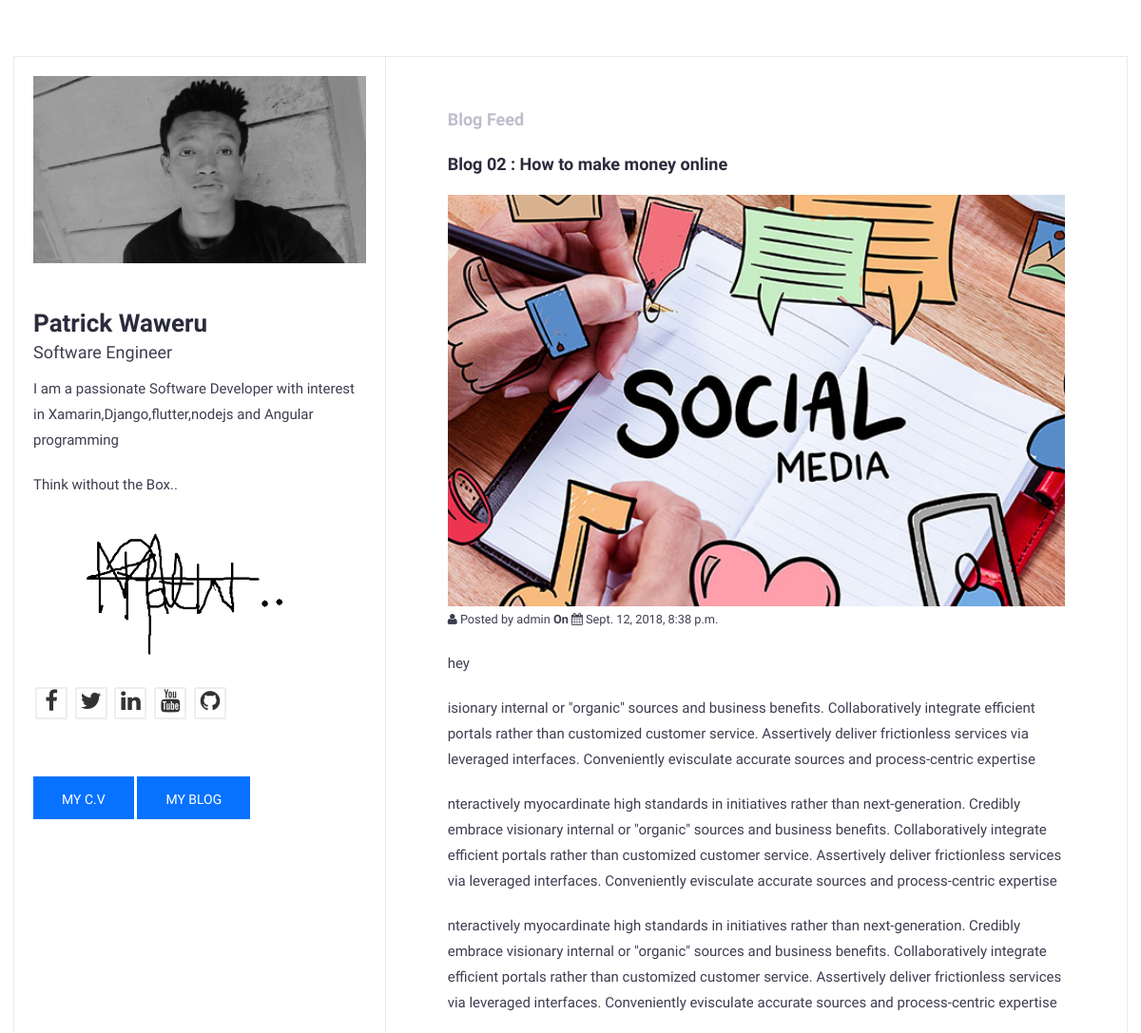
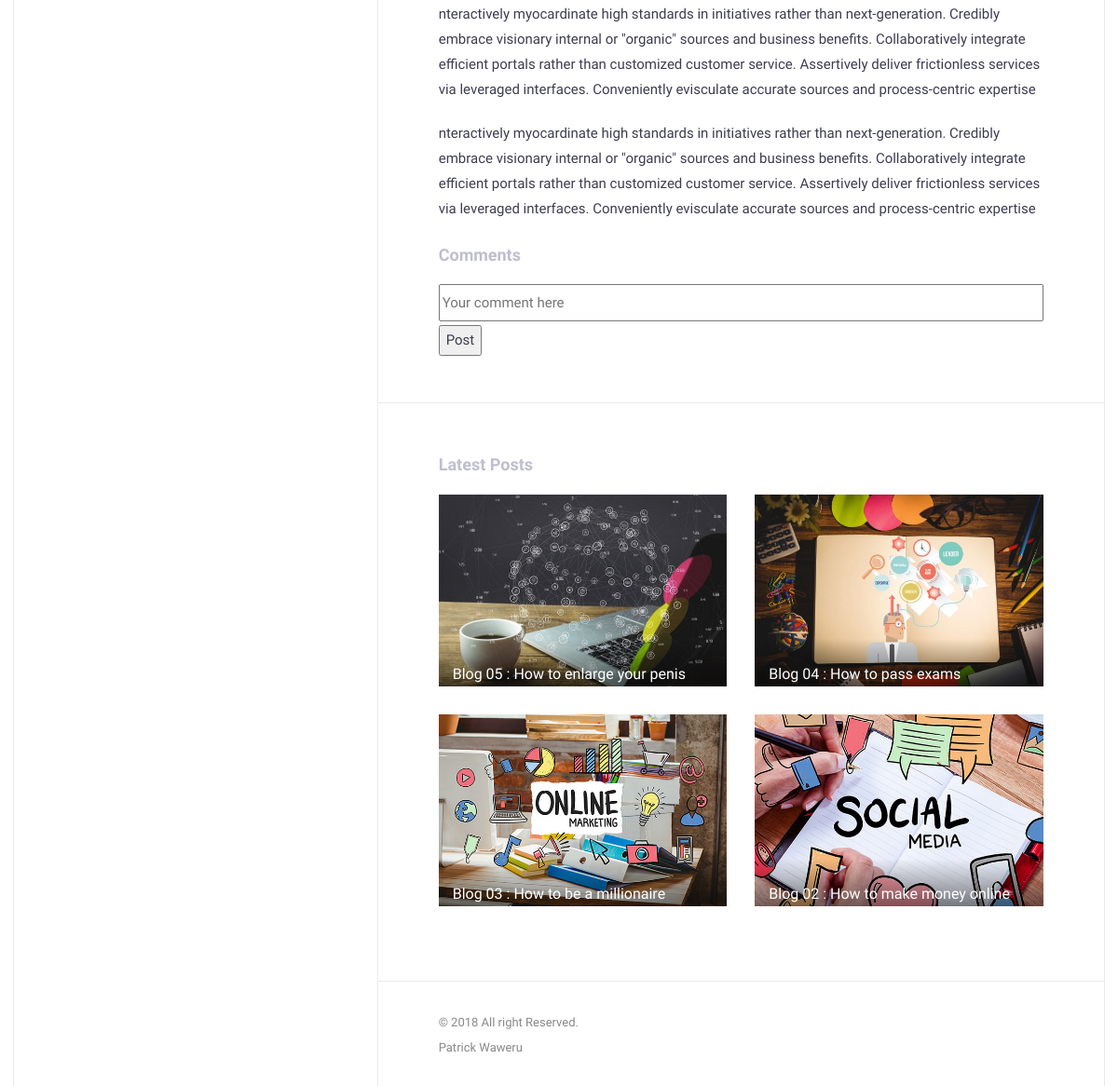
Screenshot of /blog/2018/09/12/blog-02-how-make-money-online/ with the database file from the repository (2 pictures, top to bottom).
### blog/models.py (models this page shows, shortened)
class Post(models.Model):
    STATUS_CHOICES = (
        ('draft', 'Draft'),
        ('published', 'Published'),
    )
    title = models.CharField(max_length=250)
    slug = models.SlugField(max_length=250, unique_for_date='publish')
    author = models.ForeignKey(User, related_name='blog_posts')
    imagew600h400 = models.ImageField()
    content = HTMLField('Content')
    publish = models.DateTimeField(default=timezone.now)
    created = models.DateTimeField(auto_now_add=True)
    updated = models.DateTimeField(auto_now=True)
    status = models.CharField(max_length=10, choices=STATUS_CHOICES, default='draft')
    objects = models.Manager()
    published = PublishedManager()
    class Meta:
        ordering = ('-publish',)
    def get_absolute_url(self):
        return reverse('blog:post_detail_view', args=[self.publish.year, self.publish.strftime('%m'),self.publish.strftime('%d'),self.slug])

### blog/views.py (the view)
def post_detail_view(request, year, month, day, post):
    object_list = Post.published.all()
    paginator = Paginator(object_list, 4) # 4 posts in each page
    page = request.GET.get('page')
    try:
        posts = paginator.page(page)
    except PageNotAnInteger:    # If page is not an integer deliver the first page
        posts = paginator.page(1)
    except EmptyPage:        # If page is out of range deliver last page of results
        posts = paginator.page(paginator.num_pages)
    post = get_object_or_404(Post, slug=post, status='published', publish__year=year, publish__month=month, publish__day=day)
    return render(request, 'blog/detail.html', {'post': post,'posts': posts})

### blog/models.py (called while the page is built)
    def get_queryset(self):
        return super(PublishedManager,self).get_queryset().filter(status='published')

### blog/templates/blog/detail.html (shortened to what this page needs)
{% extends "blog/master.html" %}
{% load static %}
{% block content %}
    <div class="row">
        <div class="col-md-12">
            <div class="expertise-item">
                <h2>{{ post.title }}</h2>
                <img style="width:100%" src="{{ post.imagew600h400.url }}" alt="">
                <small> <i class="fa fa-user" aria-hidden="true"></i> Posted by {{ post.author }} <b>On</b>
                    <i class="fa fa-calendar" aria-hidden="true"></i> {{ post.publish }}
                </small>
                <p> {{ post.content |safe }} </p>
            </div>
        </div>
    </div>
    <div class="section-title">
        <h2>Comments</h2>
    </div>
    <form>
        <input style="width:100%"  placeholder="Your comment here">
        <button style="margin-top:4px;" type="submit">Post</button>
    </form>
{% endblock %}

### blog/templates/blog/master.html (shortened to what this page needs)
{% load static %}
<!DOCTYPE html>
<html>
<head>
    <link href="{% static 'css/font-awesome.min.css' %}" rel="stylesheet">
    <link href="{% static 'css/bootstrap.min.css' %}" rel="stylesheet">
    <link href="{% static 'css/style.css' %}" rel="stylesheet">
</head>
<body id="page-top" data-spy="scroll" data-target=".navbar">
<div id="main-wrapper">
<div class="columns-block container">
<div class="left-col-block blocks">
    <header class="header theiaStickySidebar">
        <div class="profile-img">
            <img src="{% static 'img/img-profile.jpg' %}" class="img-responsive" alt=""/>
        </div>
        <div class="content">
            <h1>Patrick Waweru</h1>
            <span class="lead">Software Engineer</span>
            <div class="about-text">
                <p>
                I am a passionate Software Developer with interest in Xamarin,Django,flutter,nodejs and Angular programming
                </p>
                <p>Think without the Box..</p>
                <p><img src="{% static 'img/signature.png' %}" alt="" class="img-responsive"/></p>
            </div>
            <ul class="social-icon">
                <li><a href="#"><i class="fa fa-2x fa-facebook" aria-hidden="true"></i></a></li>
                <li><a href="#"><i class="fa fa-2x fa-twitter" aria-hidden="true"></i></a></li>
                <li><a href="#"><i class="fa fa-2x fa-linkedin" aria-hidden="true"></i></a></li>
                <li><a href="#"><i class="fa fa-2x fa-youtube" aria-hidden="true"></i></a></li>
                <li><a href="#"><i class="fa fa-2x fa-github" aria-hidden="true"></i></a></li>
            </ul>
            <a href ="/"><button type="submit" class="btn btn-primary">my C.V</button></a> <a href ="/blog"><button type="submit" class=" blog btn btn-primary">my BLOG</button></a>
        </div>
    </header>
</div>
<div class="right-col-block blocks">
<div class="theiaStickySidebar">
<section class="expertise-wrapper section-wrapper gray-bg">
    <div class="container-fluid">
        <div class="row">
            <div class="col-md-12">
                <div class="section-title">
                    <h2>Blog Feed</h2>
                </div>
            </div>
        </div>
        {% block content %}
        {% endblock %}
    </div>
</section>
<div class="lastest">
<section class="section-wrapper portfolio-section">
    <div class="container-fluid">
        <div class="row">
            <div class="col-md-12">
                <div class="section-title">
                    <h2>Latest Posts</h2>
                </div>
            </div>
        </div>
        <div class="row">
            {% for post in posts %}
            <div class="col-md-6">
                <a class="portfolio-item" href=" {{ post.get_absolute_url }} ">
                    <div class="portfolio-thumb">
                        <img src="{{ post.imagew600h400.url }}" alt="">
                    </div>
                    <div class="portfolio-info">
                        <h3>{{ post.title }}</h3>
                    </div>
                </a>
            </div>
            {% endfor %}
        </div>
    </div>
</section>
</div>
<footer class="footer">
    <div class="copyright-section">
        <div class="container-fluid">
            <div class="row">
                <div class="col-md-12">
                    <div class="copytext">&copy 2018 All right Reserved.<br> Patrick Waweru </div>
                </div>
            </div>
        </div>
    </div>
</footer>
</div>
</div>
</div>
</div>
</body>
</html>

### blog/static/css/style.css (style rules this page uses)
body { font-family : 'Hind', sans-serif; font-size : 15px; line-height : 1.8em; color : #3d3d50; font-weight : 300; background : url("../img/pattern-bg.html") fixed; }
h1, h2, h3, h4, h5, h6 { margin : 0 0 15px; color : #2b2b3d; }
h1 { font-size : 26px; line-height : 1.8em; font-weight : 700; }
h2 { font-size : 18px; line-height : 1.8em; font-weight : 700; }
h3 { font-size : 16px; line-height : 1.8em; font-weight : 500; }
a { color : rgb(7, 114, 255); text-decoration : none; -webkit-transition : all 0.3s ease 0s; -moz-transition : all 0.3s ease 0s; -o-transition : all 0.3s ease 0s; transition : all 0.3s ease 0s; }
a, a:active, a:focus, a:active { text-decoration : none; outline : none }
p { margin-bottom : 20px; }
ul { margin : 0; padding : 0; list-style : none; }
.btn { padding : 14px 30px 11px; margin-bottom : 0; font-size : 14px; font-weight : 500; border-radius : 0; border : 0; text-transform : uppercase; }
.btn-primary { background-color : rgb(7, 114, 255); }
.columns-block { display : -webkit-flex; display : flex; -webkit-flex-direction : row; flex-direction : row; margin : 60px auto; padding : 0; box-shadow : 0 0 0 1px #eaeaea; }
.blocks { box-sizing : border-box; }
.left-col-block { overflow : hidden; -webkit-flex : 1 0 0; flex : 1 0 0; position : relative; background : rgba(255, 255, 255, .8); border-right : 1px solid #eaeaea; }
.right-col-block { -webkit-flex : 2 0 0; flex : 2 0 0; position : relative; background : #ffffff; }
.gray-bg { background-color : #ffffff; }
#main-wrapper { overflow : hidden; }
.section-wrapper { padding : 50px; border-bottom : 1px solid #eaeaea; }
.section-title { margin-bottom : 15px; }
.section-title h2 { margin-bottom : 5px; color : #bebece; }
.header { padding : 20px !important; margin : 0; position : relative; }
.header .profile-img { margin-bottom : 50px; }
.header .content { width : 100%; margin : 0 auto; }
.header .content h1 { line-height : 1; margin : 0 0 5px; }
.header .content .lead { font-size : 18px; }
.header .content .about-text { margin : 10px 0; }
.header .btn { margin-top : 40px; }
.social-icon { margin : 20px 0; padding : 0; display : block; }
.social-icon li { display : inline-block; margin : 0 2px; }
.social-icon li a { display : block; font-size : 12px; color : #333333; width : 34px; height : 34px; line-height : 33px; text-align : center; border-radius : 2px; border : 2px solid #eeeeee; }
.expertise-item { margin-bottom : 20px; }
.portfolio-item { position : relative; display : block; margin-bottom : 30px; }
.portfolio-item .portfolio-thumb img { height : auto; display : block; max-width : 100%; }
.portfolio-item .portfolio-info { position : absolute; bottom : 0; padding : 30px 15px 5px; width : 100%; background : -webkit-linear-gradient( top, transparent 0%, rgba(0, 0, 0, 0.5) 100% ); }
.portfolio-item .portfolio-info h3 { margin : 0; line-height : 1; color : #ffffff; }
.footer { padding : 30px 50px; }
.footer .copyright-section { font-size : 13px; color : #888888; }
.footer .copyright-section .copytext { font-weight : 400; display : block; }

### blog/templates/blog/master.html (style rules this page uses)
input { width: 100%; height: 40px; }

### rows the page displays
Post: title "Blog 02 : How to make money online", imagew600h400 (picture), author "admin", publish "Sept. 12, 2018, 8:38 p.m.", content "hey isionary internal or \"organic\" sources and business benefits. Collaboratively integrate efficient portals rather than customized customer service. Assertively deliver frictionless services via leveraged interfaces. Conveniently evisculate accurate sources and process-centric expertise nteractively myocardinate high standards in initiatives rather than next-generation. Credibly embrace visionary internal or \"organic\" sources and business benefits. Collaboratively integrate efficient portals rather than customized customer service. Assertively deliver frictionless services via leveraged interfaces. Conveniently evisculate accurate sources and process-centric expertise nteractively…"
Post: imagew600h400 (picture), title "Blog 05 : How to enlarge your penis"
Post: imagew600h400 (picture), title "Blog 04 : How to pass exams"
Post: imagew600h400 (picture), title "Blog 03 : How to be a millionaire"
